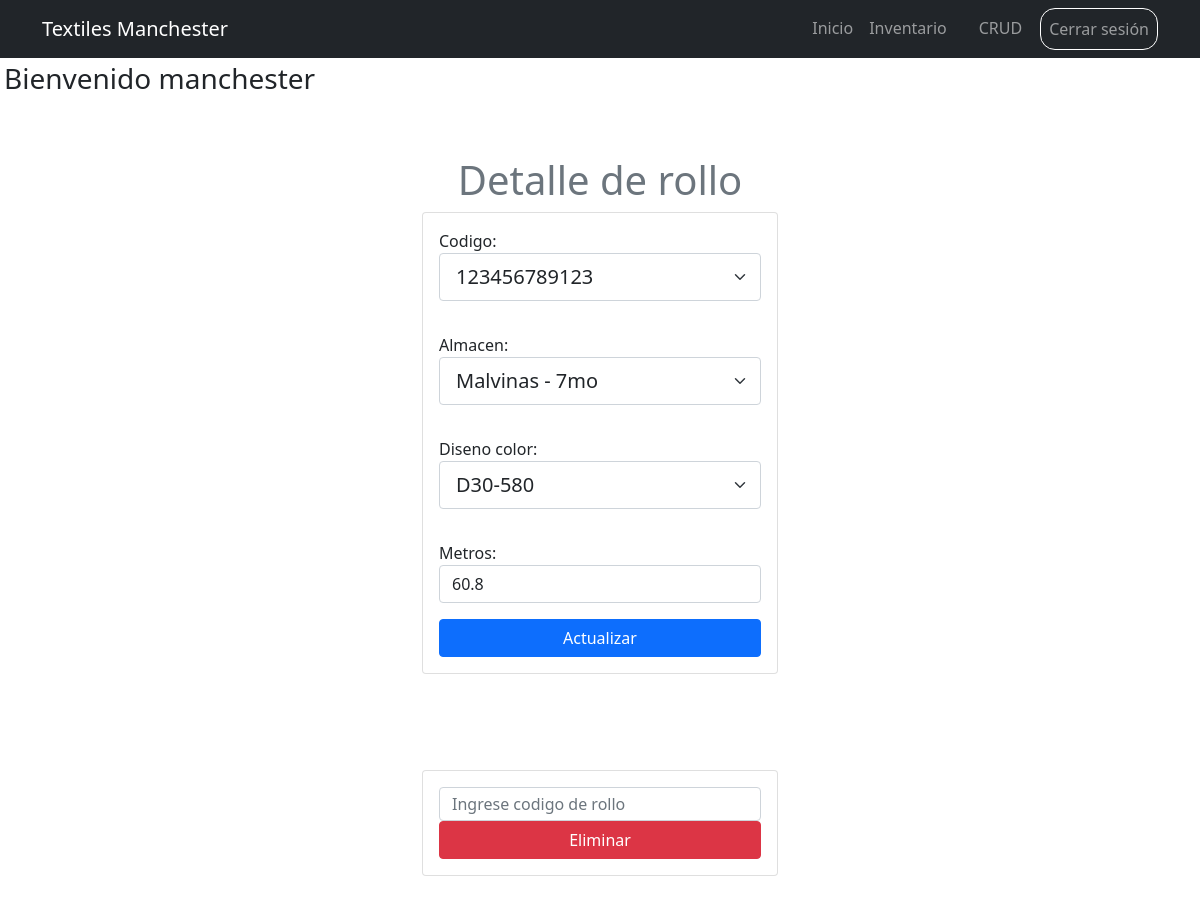
The page /inventario/1/ (signed in) on the database its author committed.
### inventory/models.py (models this page shows, shortened)
class Rollos(models.Model):
    codigo = models.CharField(unique=True, max_length=20)
    almacen = models.ForeignKey(Almacen, on_delete=models.CASCADE)
    diseno_color = models.ForeignKey(Diseno_Color, on_delete=models.CASCADE)
    metros = models.CharField(max_length=10)
    created = models.DateTimeField(auto_now_add=True)
    user  = models.ForeignKey(User, on_delete=models.CASCADE)

### inventory/views.py (the view, shortened to what this page needs)
# urls.py: path('inventario/<int:rollo_id>/', views.rollo_detail, name='rollo_detail'),
@login_required
def rollo_detail(request, rollo_id):
    if request.method == 'GET':
        rollos = get_object_or_404(Rollos, pk=rollo_id)
        form = RollosForm(instance=rollos)
        return render(request, 'rollo_detail.html', {
            'rollos': rollos,
            'form': form})

### inventory/forms.py
class RollosForm(forms.ModelForm):
    class Meta:
        model = Rollos
        fields = ['codigo','almacen', 'diseno_color','metros']
        widgets = {
            'codigo': forms.TextInput(attrs={'class': 'form-select form-select-lg mb-3', 'placeholder': 'Ingrese codigo'}),
            'almacen': forms.Select(attrs={'class': 'form-select form-select-lg mb-3', 'placeholder': 'Seleccione almacen'}),
            'diseno_color': forms.Select(attrs={'class': 'form-select form-select-lg mb-3', 'placeholder': 'Seleccione diseño y color'}),
            'metros': forms.TextInput(attrs={'class': 'form-control', 'placeholder': 'Ingrese metraje'})
        }

### inventory/models.py (called while the page is built)
    def __str__(self):
        return self.name

    def __str__(self):
        return self.name

### inventory/templates/rollo_detail.html (shortened to what this page needs)
{% extends 'base.html' %}
{% block content %}
<main class="container">
    <div class="row">
        <div class="col-md-4 offset-md-4 py-5">
            <h1 class="text-secondary text-center">Detalle de rollo</h1>
            <form method="POST" class="card card-body">
                {{form.as_p}}
                <button class="btn btn-primary">Actualizar</button>
            </form>
        </div>
    </div>
</main>
<main class="container">
    <div class="row">
            <div class="col-md-4 offset-md-4 py-5">
                <form  method="POST" class="card card-body">
                    <input type="text" placeholder="Ingrese codigo de rollo" class="form-control py-1">
                    <button class="btn btn-danger">Eliminar</button>
                </form>
            </div>
    </div>
</main>
{% endblock %}

### inventory/templates/base.html (shortened to what this page needs)
{% load static %}
<!DOCTYPE html>
<html lang="en">
<head>
    <link href="https://cdn.jsdelivr.net/npm/bootstrap@5.0.2/dist/css/bootstrap.min.css" rel="stylesheet">
    <link rel="stylesheet" href="https://cdn.datatables.net/1.13.5/css/dataTables.bootstrap5.min.css">
    <link rel="stylesheet" href="https://cdn.datatables.net/1.13.5/css/jquery.dataTables.min.css">
</head>
<body>
    <nav class="navbar navbar-expand-lg bg-dark navbar-dark">
        <div class="container">
          <a class="navbar-brand" href="/">Textiles Manchester</a>
          <div class="collapse navbar-collapse" id="navbarSupportedContent">
            <ul class="navbar-nav ms-auto">
                <li class="nav-item">
                    <a class="nav-link" href="/">Inicio</a>
                </li>
                {% if user.is_authenticated %}
                <li class="nav-item">
                    <a class="nav-link" href="/pagina/">Inventario</a>
                </li>
                <li class="nav-item">
                    <a class="nav-link" href="/inventario/"></a>
                </li>
                <li class="nav-item">
                    <a class="nav-link" href="/CRUD/">CRUD</a>
                </li>
                <li class="nav-item" style="border: 1px solid white; border-radius: 15px; margin-left: 10px;">
                    <a class="nav-link" href="/logout">Cerrar sesión</a>
                </li>
                {% endif %}
            </ul>
          </div>
        </div>
      </nav>
    {%if user.is_authenticated%}
        <h3 class="p-1">Bienvenido {{user.username}}</h3>
    {%endif%}
    {% block content %}
    {% endblock %}
</body>
</html>

### rows shown on the page
Rollos: codigo "123456789123", almacen "Malvinas - 7mo", diseno_color "D30-580", metros "60.8"

### other values the page prints
{{ user.username }} "manchester"
